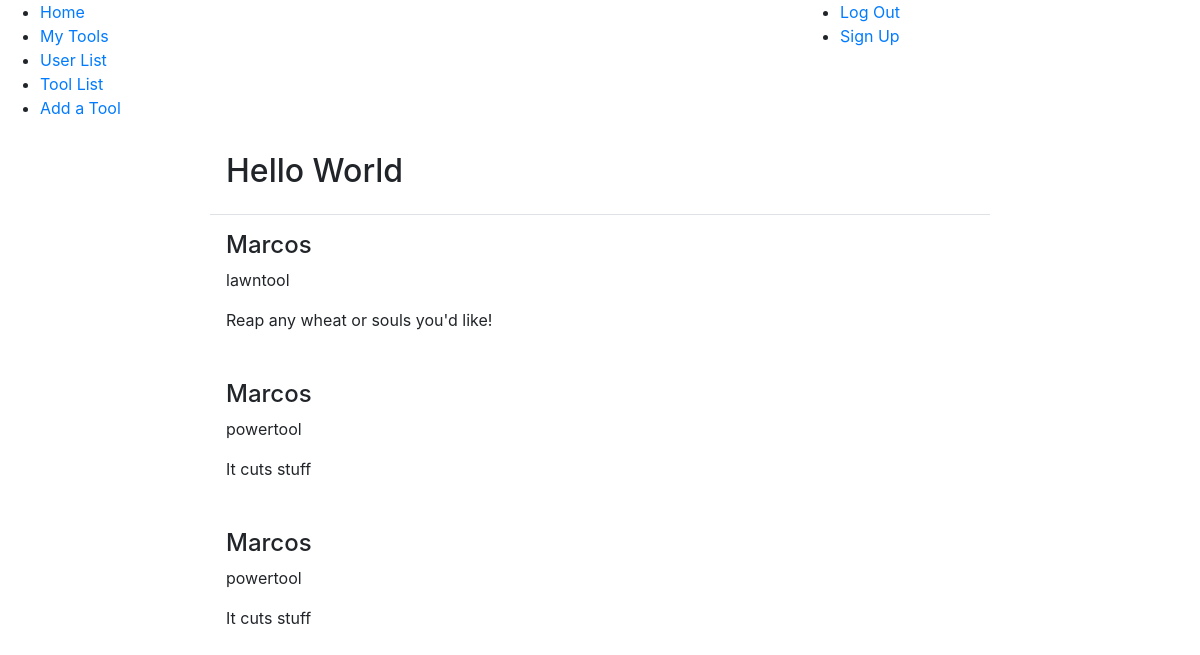
/tools/mytools/12/ (signed in), run on the app's committed database.
### tools/models.py (models this page shows, shortened)
class Tool(models.Model):
    powertool = 'powertool'
    lawntool = 'lawntool'
    gardentool = 'gardentool'
    available_types = [
        (powertool, 'powertool'),
        (lawntool, 'lawntool'),
        (gardentool, 'gardentool'),
    ]
    name = models.CharField(max_length = 255)
    type = models.TextField(max_length = 255, choices = available_types)
    description = models.TextField(max_length = 255)
    borrowed = models.BooleanField()
    owner = models.ForeignKey(User, on_delete=models.CASCADE, null=True, blank=True)

### tools/views.py (the view)
# urls.py: path('mytools/<str:selection>/', views.MyToolView.as_view(), name = "mytools"),
class MyToolView(generic.ListView):
    template_name = 'tools/mytools.html'
    model = Tool
    def get_queryset(self):
        queryset = Tool.objects.all()
        username = self.request.user.id
        if username is not None:
            queryset = queryset.filter(owner = username)
        return queryset

### tools/templates/tools/mytools.html
{% extends 'tools/base.html' %}
{% block content %}
<div class="row no-gutters">
  <div class="col-8 offset-2">
    <div class="modal-header">
      <h2>Hello World</h2>
    </div>
    {% for tool in object_list %}
    <div class="modal-body">
      <h4>{{ tool.owner }}</h4>
      <p>{{ tool.type }}</p>
      <p>{{ tool.description }}</p>
    </div>
    {% endfor %}
  </div>
</div>
{% endblock content %}

### data on the page
Tool: owner "Marcos", type "lawntool", description "Reap any wheat or souls you'd like!"
Tool: owner "Marcos", type "powertool", description "It cuts stuff"
Tool: owner "Marcos", type "powertool", description "It cuts stuff"
